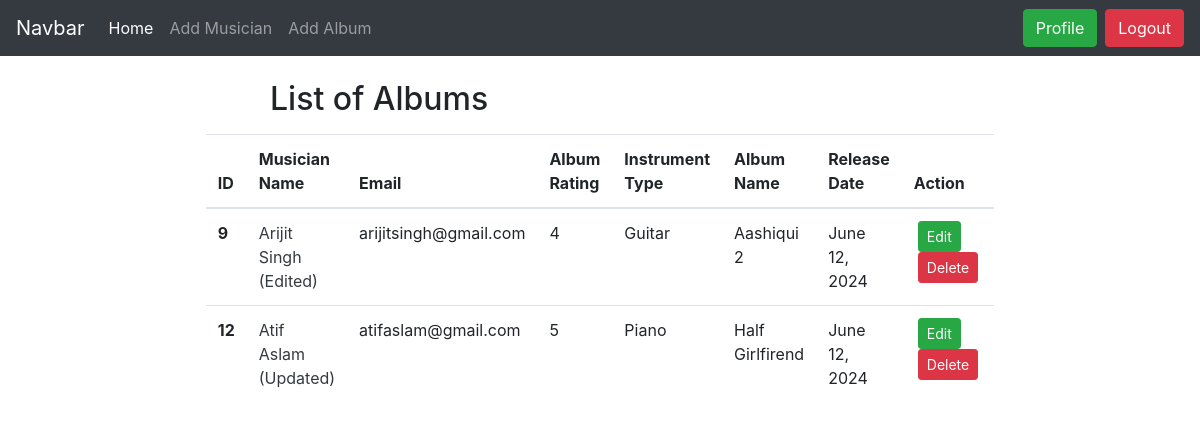
The app's page / (signed in) with its own data.
### album/models.py (models this page shows, shortened)
class Album(models.Model):
    name = models.CharField(max_length=30)
    musician = models.ForeignKey(Musician, on_delete=models.CASCADE)
    release_date = models.DateField(auto_now=True)
    Ratings = [('1', '1'), ('2', '2'), ('3', '3'), ('4', '4'), ('5' , '5')]
    rating = models.CharField(max_length=10, choices=Ratings)

### musician/models.py (models this page shows, shortened)
class Musician(models.Model):
    first_name = models.CharField(max_length=30)
    last_name = models.CharField(max_length=30)
    email = models.EmailField()
    phone_no = models.CharField(max_length=11)
    instrument_type = models.CharField(max_length=30)

### Musicians/views.py (the view)
# urls.py: 2. Add a URL to urlpatterns:  path('', views.home, name='home')
def home(request):
    album_list = Album.objects.all()
    return render(request, 'home.html', {'list': album_list})

### templates/home.html (shortened to what this page needs)
{% extends 'base.html' %}
{% load crispy_forms_tags %}
{% block body %}
<h2 style="width: 55%; margin: auto;" class="mt-4">List of Albums</h2>
<table class="table mt-3" style="width: 55%; margin: auto;" >
    <thead>
      <tr>
        <th scope="col">ID</th>
        <th scope="col">Musician Name</th>
        <th scope="col">Email</th>
        <th scope="col">Album Rating</th>
        <th scope="col">Instrument Type</th>
        <th scope="col">Album Name</th>
        <th scope="col">Release Date</th>
        {% if user.is_authenticated %}
        <th scope="col">Action</th>
        {% endif %}
      </tr>
    </thead>
    <tbody>
        {% for album in list %}
        <tr>
            <th scope="row">{{album.id}}</th>
            {% if user.is_authenticated %}
            <td><a class="text-dark" href="{% url 'edit_musician' album.musician.id %}">{{album.musician.first_name}} {{album.musician.last_name}}</a></td>
            {% else %}
            <td>{{album.musician.first_name}} {{album.musician.last_name}}</td>
            {% endif %}
            <td>{{album.musician.email}}</td>
            <td>{{album.rating}}</td>
            <td>{{album.musician.instrument_type}}</td>
            <td>{{album.name}}</td>
            <td>{{album.release_date}}</td>
            {% if user.is_authenticated %}
            <td>
                <a href="{% url 'edit_album' album.id %}" class="btn btn-success btn-sm mx-1">Edit</a>
                <a href="{% url 'delete_musician' album.musician.id %}" class="btn btn-danger btn-sm mx-1">Delete</a>
            </td>
            {% endif %}
          </tr>
        {% endfor %}
    </tbody>
  </table>
{% endblock %}

### records on screen
Album: id "9", musician.first_name "Arijit", musician.last_name "Singh (Edited)", musician.email "arijitsingh@gmail.com", rating "4", musician.instrument_type "Guitar", name "Aashiqui 2", release_date "June 12, 2024"
Album: id "12", musician.first_name "Atif", musician.last_name "Aslam (Updated)", musician.email "atifaslam@gmail.com", rating "5", musician.instrument_type "Piano", name "Half Girlfirend", release_date "June 12, 2024"
